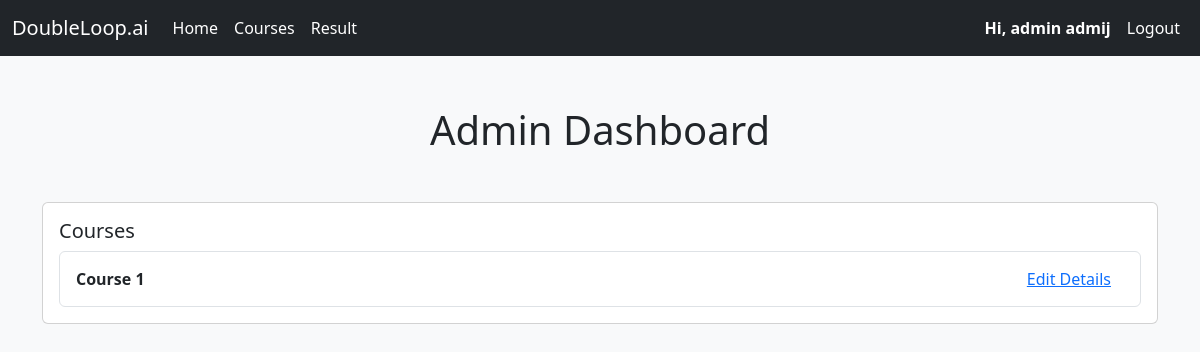
Page /edit_courses/ (signed in) on the earlier database version.
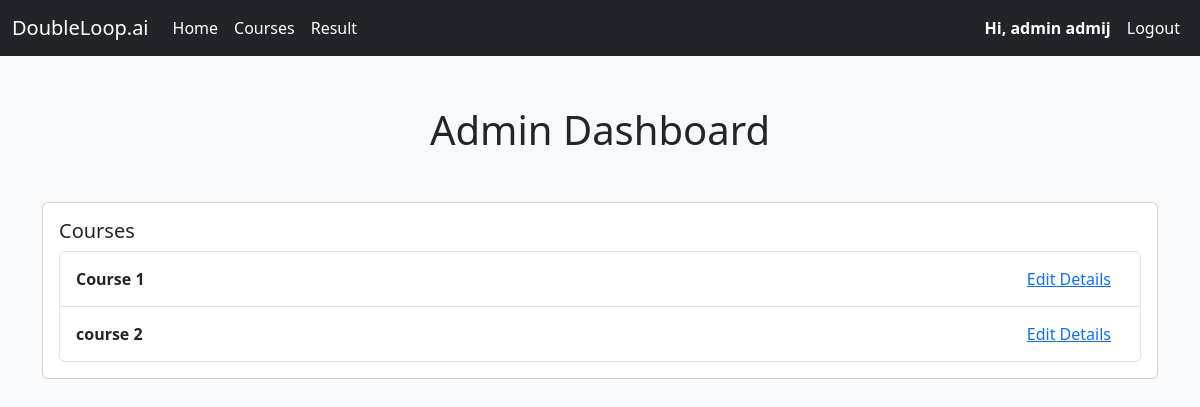
Same page on the later database version.
### course/models/course.py (models this page shows, shortened)
class Course(BaseModel):
    title = models.CharField(max_length=255)
    description = models.CharField(max_length=1500, null=True, blank=True)
    created_by = models.ForeignKey(User, related_name='courses', on_delete=models.CASCADE)
    is_published = models.BooleanField(default=True)
    is_archived = models.BooleanField(default=False)

### users/views.py (the view)
# urls.py: path('edit_courses/', edit_courses, name='edit_courses'),
@login_required
def edit_courses(request):
    if not request.user.is_admin:
        messages.error(request, 'You do not have permission to access this page.')
        return redirect('home')
    courses = Course.objects.all()
    return render(request, 'edit-courses.html', {'courses': courses})

### templates/edit-courses.html (shortened to what this page needs)
<!DOCTYPE html>
<html lang="en">
<head>
    <link href="https://cdn.jsdelivr.net/npm/bootstrap@5.3.0/dist/css/bootstrap.min.css" rel="stylesheet">
</head>
<body>
{% include 'navbar.html' %}
<div class="container">
    <h1 class="text-center mb-5">Admin Dashboard</h1>
    <div class="card">
        <div class="card-body">
            <h5>Courses</h5>
            <ul class="list-group">
                {% for course in courses %}
                <li class="list-group-item">
                    <div class="d-flex justify-content-between align-items-center">
                        <strong id="course-title-{{ course.id }}">{{ course.title }}</strong>
                        <button type="button" class="btn btn-link" data-bs-toggle="collapse"
                                data-bs-target="#course-{{ course.id }}">
                            Edit Details
                        </button>
                    </div>
                </li>
                {% endfor %}
            </ul>
        </div>
    </div>
</div>
</body>
</html>

Differences in the rows shown:
added Course: title "course 2"
